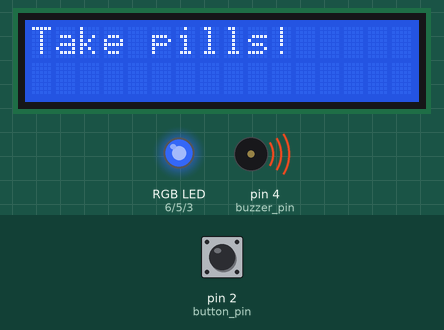
Bench run of a sketch on a simulated Arduino Uno, built with avr-gcc and run on an emulated ATmega328P. On the bench: 16×2 character LCD, an RGB LED mixed from three pins (HIGH = lit), buzzer (waves = sounding). The test bench sets the inputs (shaded band); at power-on: pin 2 (button_pin) HIGH. Random numbers use the default seed unless the sketch sets one; what the sketch prints to the serial monitor is not drawn.

Above: at 16.62 s.
16.8 s: pin 2 (button_pin) pulled LOW for 0.45 s
At 18.6 s:
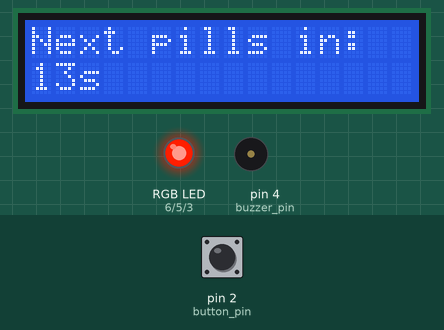
33.7 s: pin 2 (button_pin) pulled LOW for 1 s
At 37.4 s:
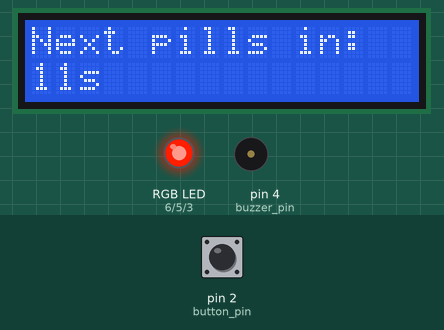
50.5 s: pin 2 (button_pin) pulled LOW for 0.45 s
At 53.3 s:
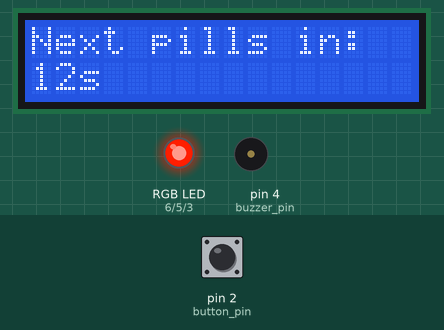
67.3 s: pin 2 (button_pin) pulled LOW for 3.2 s
At 71.7 s:
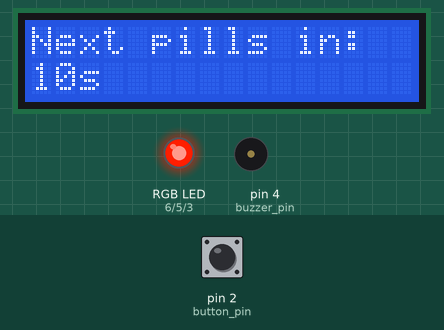
Timing chart, 0 to 87.2 s (numbered marks = the images above; inputs shaded):
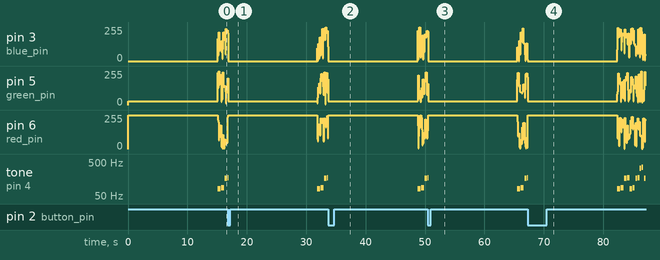

Measured:
- after the input at 16.8 s, the display: first changes after 0.30 s (image 1 shows a later state)
- after the input at 33.7 s, the display: first changes after 0.29 s (image 2 shows a later state)
- after the input at 50.5 s, the display: first changes after 0.28 s (image 3 shows a later state)
- after the input at 67.3 s, the display: first changes after 0.27 s (image 4 shows a later state)
- by itself, tone on pin 4 (buzzer_pin): plays 82 Hz for 0.50 s, 87 Hz for 0.50 s, 165 Hz for 0.40 s, 175 Hz for 0.40 s, 82 Hz for 0.35 s, 87 Hz for 0.35 s … (11 notes in this stretch)
- what the display in image 1 shows lasts 1.0 s, from 17.9 s to 18.9 s

The sketch:

sketch_sep27a.ino
```cpp
#include <LiquidCrystal.h>

//Note Definitions
#define NOTE_E2  82
#define NOTE_F2  87
#define NOTE_E3  165
#define NOTE_F3  175
#define NOTE_E4  330
#define NOTE_F4  349

//Pins
int red_pin = 6;
int green_pin = 5;
int blue_pin = 3;
int buzzer_pin = 4;
int button_pin = 2;

//LCD Setup
LiquidCrystal lcd(8, 9, 10, 11, 12, 13);

//Timer
unsigned long last_trigger = 0;
const unsigned long interval = 15000;
bool alarm_on = false;

//Melody
int jaws_melody[] = {
  NOTE_E2, NOTE_F2, NOTE_E3, NOTE_F3,
  NOTE_E2, NOTE_F2, NOTE_E3, NOTE_F3,
  NOTE_E4, NOTE_F4, NOTE_E3, NOTE_F3,
  NOTE_E2, NOTE_F2, NOTE_E2
};

int jaws_durations[] = {
  500, 500, 400, 400,
  350, 350, 300, 300,
  250, 250, 300, 300,
  600, 600, 1200
};


void setup() {
  pinMode(red_pin, OUTPUT);
  pinMode(green_pin, OUTPUT);
  pinMode(blue_pin, OUTPUT);
  pinMode(buzzer_pin, OUTPUT);
  pinMode(button_pin, INPUT_PULLUP);

  lcd.begin(16, 2);
  lcd.clear();
  lcd.setCursor(0, 0);
  lcd.print("Next pills in:");

  Serial.begin(9600);
  last_trigger = millis();
}

//Set LED color
void setColor(int r, int g, int b) {
  analogWrite(red_pin, r);
  analogWrite(green_pin, g);
  analogWrite(blue_pin, b);
}

//Play Jaws Theme once with flashing colors
bool playJawsTheme() {
  int nNotes = sizeof(jaws_melody) / sizeof(jaws_melody[0]);
  for (int i = 0; i < nNotes; i++) {
    int noteDuration = jaws_durations[i];
    int note = jaws_melody[i];

    if (note > 0) {
      tone(buzzer_pin, note, noteDuration);
    } else {
      noTone(buzzer_pin);
    }

    // Flash rainbow while note plays
    for (int t = 0; t < noteDuration; t += 100) {
      setColor(random(0, 256), random(0, 256), random(0, 256));
      delay(100);

      // Button check
      if (digitalRead(button_pin) == LOW) {
        noTone(buzzer_pin);
        return false;
      }
    }
    noTone(buzzer_pin);
    delay(noteDuration * 0.2);
  }
  return true;
}

//Main Loop
void loop() {
  unsigned long now = millis();
  unsigned long elapsed = now - last_trigger;
  int secondsLeft = max(0, (int)((interval - elapsed) / 1000));

  if (!alarm_on) {
    // Update countdown on LCD
    lcd.setCursor(0, 1);
    lcd.print("       ");
    lcd.setCursor(0, 1);
    lcd.print(secondsLeft);
    lcd.print("s   ");

    setColor(255, 30, 0);
    noTone(buzzer_pin);

    // Trigger alarm when time runs out
    if (elapsed >= interval) {
      alarm_on = true;
      lcd.clear();
      lcd.setCursor(0, 0);
      lcd.print("Take pills!");
      Serial.println("Alarm triggered!");
    }
    return;
  }

  //Alarm mode
  while (alarm_on) {
    bool keepGoing = playJawsTheme();
    if (!keepGoing) {
      alarm_on = false;
      setColor(255, 30, 0);
      last_trigger = millis();
      lcd.clear();
      lcd.setCursor(0, 0);
      lcd.print("Next pills in:");
      Serial.println("Button pressed, alarm off, timer reset!");
    }
  }
}
```
